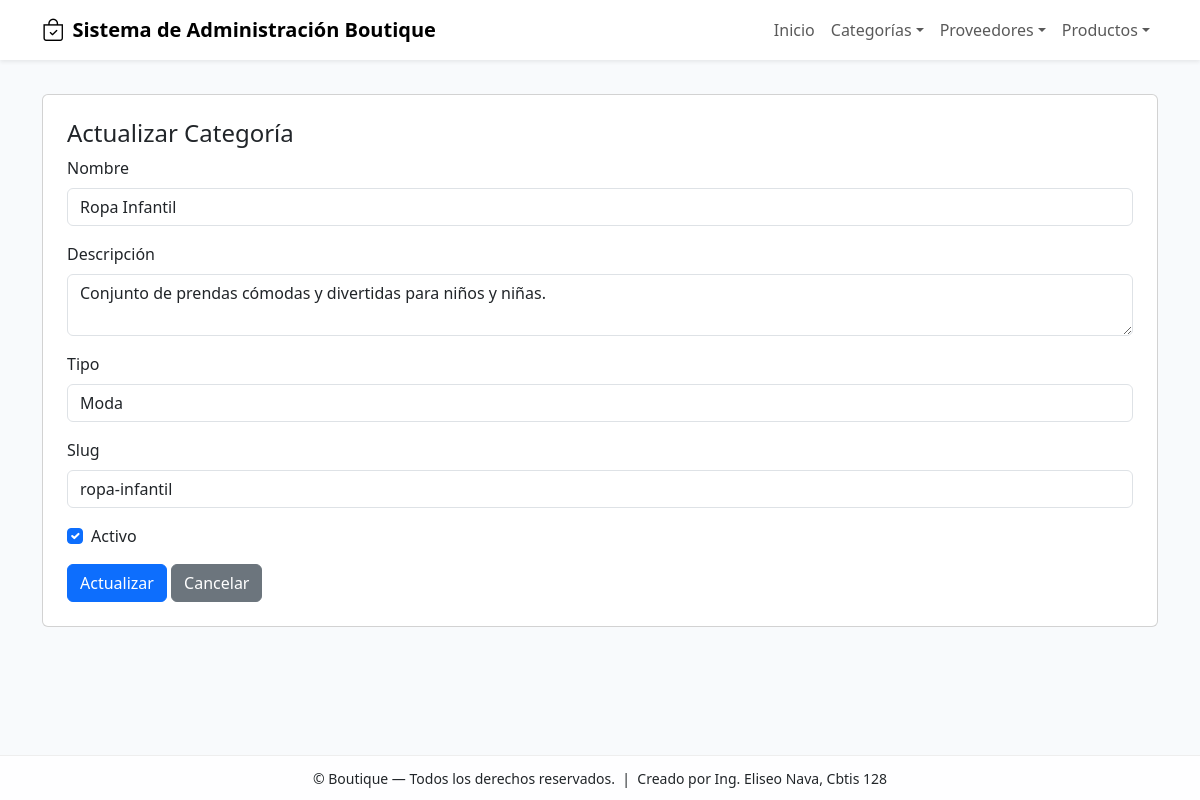
The app's page /categoria/actualizar/2/ with its own data.
### app_Boutique/models.py (models this page shows, shortened)
class Categoria(models.Model):
    nombre = models.CharField(max_length=45)
    descripcion = models.TextField()
    fechacreacion = models.DateField(auto_now_add=True)
    activo = models.BooleanField(default=True)
    tipo = models.CharField(max_length=20)
    slug = models.SlugField(max_length=100, unique=True)

### app_Boutique/views.py (the view)
# urls.py: path('categoria/actualizar/<int:categoria_id>/', views.actualizar_categoria, name='actualizar_categoria'),
def actualizar_categoria(request, categoria_id):
    categoria = get_object_or_404(Categoria, id=categoria_id)
    return render(request, 'categoria/actualizar_categoria.html', {'categoria': categoria})

### app_Boutique/templates/categoria/actualizar_categoria.html (shortened to what this page needs)
{% extends "base.html" %}
{% block content %}
<div class="card p-4">
  <h4>Actualizar Categoría</h4>
  <form method="post" action="{% url 'realizar_actualizacion_categoria' categoria.id %}">
    <div class="mb-3">
      <label class="form-label">Nombre</label>
      <input class="form-control" name="nombre" value="{{ categoria.nombre }}" required>
    </div>
    <div class="mb-3">
      <label class="form-label">Descripción</label>
      <textarea class="form-control" name="descripcion">{{ categoria.descripcion }}</textarea>
    </div>
    <div class="mb-3">
      <label class="form-label">Tipo</label>
      <input class="form-control" name="tipo" value="{{ categoria.tipo }}">
    </div>
    <div class="mb-3">
      <label class="form-label">Slug</label>
      <input class="form-control" name="slug" value="{{ categoria.slug }}">
    </div>
    <div class="mb-3 form-check">
      <input type="checkbox" class="form-check-input" name="activo" {% if categoria.activo %}checked{% endif %}>
      <label class="form-check-label">Activo</label>
    </div>
    <button class="btn btn-primary" type="submit">Actualizar</button>
    <a href="{% url 'ver_categorias' %}" class="btn btn-secondary">Cancelar</a>
  </form>
</div>
{% endblock %}

### app_Boutique/templates/base.html (style rules this page uses)
body { padding-top: 70px; background-color: #f8fafc; }

### records on screen
Categoria: nombre "Ropa Infantil", descripcion "Conjunto de prendas cómodas y divertidas para niños y niñas.", tipo "Moda", slug "ropa-infantil", activo "☑"
